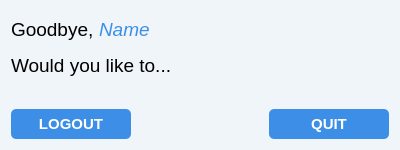
<?xml version="1.0" encoding="UTF-8"?>
<ui version="4.0">
 <class>ExitDialog</class>
 <widget class="QDialog" name="ExitDialog">
  <property name="geometry">
   <rect>
    <x>0</x>
    <y>0</y>
    <width>400</width>
    <height>150</height>
   </rect>
  </property>
  <property name="sizePolicy">
   <sizepolicy hsizetype="Fixed" vsizetype="Fixed">
    <horstretch>0</horstretch>
    <verstretch>0</verstretch>
   </sizepolicy>
  </property>
  <property name="minimumSize">
   <size>
    <width>400</width>
    <height>150</height>
   </size>
  </property>
  <property name="maximumSize">
   <size>
    <width>400</width>
    <height>150</height>
   </size>
  </property>
  <property name="windowTitle">
   <string>Dialog</string>
  </property>
  <property name="styleSheet">
   <string notr="true">background-color: rgb(240, 245, 250);</string>
  </property>
  <layout class="QVBoxLayout" name="verticalLayout_2">
   <item>
    <layout class="QVBoxLayout" name="verticalLayout">
     <property name="spacing">
      <number>0</number>
     </property>
     <item>
      <layout class="QHBoxLayout" name="horizontalLayout_2">
       <item>
        <widget class="QLabel" name="label">
         <property name="sizePolicy">
          <sizepolicy hsizetype="Fixed" vsizetype="Preferred">
           <horstretch>0</horstretch>
           <verstretch>0</verstretch>
          </sizepolicy>
         </property>
         <property name="font">
          <font>
           <pointsize>14</pointsize>
           <weight>50</weight>
           <bold>false</bold>
          </font>
         </property>
         <property name="text">
          <string>Goodbye, </string>
         </property>
        </widget>
       </item>
       <item>
        <widget class="QLabel" name="labelLogoutName">
         <property name="font">
          <font>
           <pointsize>14</pointsize>
           <italic>true</italic>
          </font>
         </property>
         <property name="styleSheet">
          <string notr="true">color: rgb(60, 142, 230);</string>
         </property>
         <property name="text">
          <string>Name</string>
         </property>
        </widget>
       </item>
      </layout>
     </item>
     <item>
      <widget class="QLabel" name="label_3">
       <property name="font">
        <font>
         <pointsize>14</pointsize>
         <weight>50</weight>
         <bold>false</bold>
        </font>
       </property>
       <property name="text">
        <string>Would you like to...</string>
       </property>
      </widget>
     </item>
    </layout>
   </item>
   <item>
    <spacer name="verticalSpacer">
     <property name="orientation">
      <enum>Qt::Vertical</enum>
     </property>
     <property name="sizeType">
      <enum>QSizePolicy::Fixed</enum>
     </property>
     <property name="sizeHint" stdset="0">
      <size>
       <width>20</width>
       <height>20</height>
      </size>
     </property>
    </spacer>
   </item>
   <item>
    <layout class="QHBoxLayout" name="horizontalLayout">
     <item>
      <widget class="QPushButton" name="buttonLogout">
       <property name="sizePolicy">
        <sizepolicy hsizetype="Minimum" vsizetype="Fixed">
         <horstretch>0</horstretch>
         <verstretch>0</verstretch>
        </sizepolicy>
       </property>
       <property name="minimumSize">
        <size>
         <width>120</width>
         <height>30</height>
        </size>
       </property>
       <property name="font">
        <font>
         <pointsize>11</pointsize>
         <weight>75</weight>
         <bold>true</bold>
        </font>
       </property>
       <property name="styleSheet">
        <string notr="true">QPushButton {

        background-color: rgb(60, 142, 230);
        border-radius: 5px;
        color: rgb(255, 255, 255);
        border:none
}

QPushButton:pressed {
background-color: rgb(57, 134, 217);

}
QPushButton:hover {
background-color: rgb(67, 158, 255);
}

QPushButton:disabled {
background-color: rgb(225, 225, 225);
}</string>
       </property>
       <property name="text">
        <string>LOGOUT</string>
       </property>
      </widget>
     </item>
     <item>
      <spacer name="horizontalSpacer">
       <property name="orientation">
        <enum>Qt::Horizontal</enum>
       </property>
       <property name="sizeHint" stdset="0">
        <size>
         <width>40</width>
         <height>20</height>
        </size>
       </property>
      </spacer>
     </item>
     <item>
      <widget class="QPushButton" name="buttonQuit">
       <property name="minimumSize">
        <size>
         <width>120</width>
         <height>30</height>
        </size>
       </property>
       <property name="font">
        <font>
         <pointsize>11</pointsize>
         <weight>75</weight>
         <bold>true</bold>
        </font>
       </property>
       <property name="styleSheet">
        <string notr="true">QPushButton {

        background-color: rgb(60, 142, 230);
        border-radius: 5px;
        color: rgb(255, 255, 255);
        border:none
}

QPushButton:pressed {
background-color: rgb(57, 134, 217);

}
QPushButton:hover {
background-color: rgb(67, 158, 255);
}

QPushButton:disabled {
background-color: rgb(225, 225, 225);
}</string>
       </property>
       <property name="text">
        <string>QUIT</string>
       </property>
      </widget>
     </item>
    </layout>
   </item>
  </layout>
 </widget>
 <resources/>
 <connections/>
</ui>
